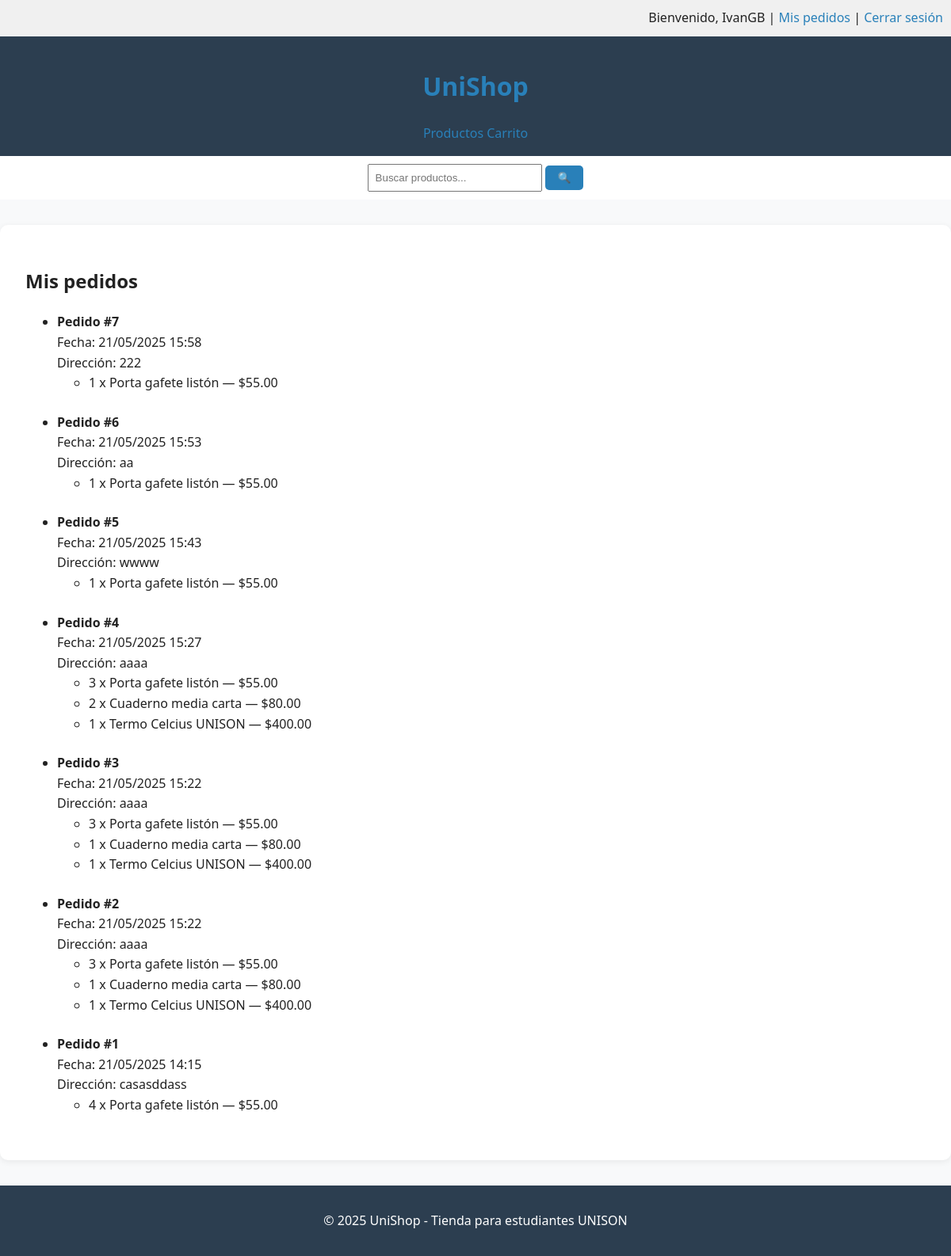
Screenshot of /micuenta/ (signed in) with the database file from the repository.
### core/models.py (models this page shows, shortened)
class Order(models.Model):
    user = models.ForeignKey(User, on_delete=models.CASCADE)
    address = models.TextField()
    date_created = models.DateTimeField(auto_now_add=True)

class OrderItem(models.Model):
    order = models.ForeignKey(Order, on_delete=models.CASCADE, related_name='items')
    product = models.ForeignKey(Product, on_delete=models.CASCADE)
    quantity = models.PositiveIntegerField()
    price = models.DecimalField(max_digits=10, decimal_places=2)

class Product(models.Model):
    nombre = models.CharField(max_length=100)
    descripcion = models.TextField()
    precio = models.DecimalField(max_digits=10, decimal_places=2)
    imagen = models.ImageField(upload_to='imagenes/', blank=True, null=True)
    detalles = models.TextField(blank=True, null=True)

### core/views.py (the view)
# urls.py: path('micuenta/', views.mi_cuenta_view, name='micuenta'),
@login_required
def mi_cuenta_view(request):
    orders = Order.objects.filter(user=request.user).order_by('-date_created')
    return render(request, 'micuenta.html', {'orders': orders})

### core/cart.py (called while the page is built)
    def __iter__(self):
        for product_id, item in self.cart.items():
            item['id'] = product_id
            item['total'] = Decimal(item['precio']) * item['quantity']
            yield item

### core/context_processors.py (called while the page is built)
def cart_context(request):
    cart = Cart(request)
    return {'cart_total_items': sum(item['quantity'] for item in cart)}

### templates/micuenta.html (shortened to what this page needs)
{% extends 'base.html' %}
{% block content %}
<h2>Mis pedidos</h2>
{% if orders %}
  <ul>
    {% for order in orders %}
      <li style="margin-bottom: 1.5rem;">
        <strong>Pedido #{{ order.id }}</strong><br>
        Fecha: {{ order.date_created|date:"d/m/Y H:i" }}<br>
        Dirección: {{ order.address }}<br>
        <ul>
          {% for item in order.items.all %}
            <li>{{ item.quantity }} x {{ item.product.nombre }} — ${{ item.price }}</li>
          {% endfor %}
        </ul>
      </li>
    {% endfor %}
  </ul>
{% else %}
  <p>No has realizado ningún pedido aún.</p>
{% endif %}
{% endblock %}

### templates/base.html (shortened to what this page needs)
{% load static %}
<!DOCTYPE html>
<html lang="es">
<head>
    <link rel="stylesheet" href="{% static 'css/style.css' %}">
</head>
<body>
<div style="background-color: #f0f0f0; padding: 10px; text-align: right;">
    {% if user.is_authenticated %}
        <span>Bienvenido, {{ user.username }}</span> |
        <a href="{% url 'micuenta' %}">Mis pedidos</a> |
        <a href="{% url 'logout' %}">Cerrar sesión</a>
    {% else %}
        <a href="{% url 'login' %}">Iniciar sesión</a> |
        <a href="{% url 'register' %}">Registrarse</a>
    {% endif %}
</div>
{% include 'partials/_header.html' %}
<div style="background-color: #ffffff; padding: 10px; text-align: center;">
  <form action="{% url 'product_list' %}" method="get">
    <input type="text" name="q" placeholder="Buscar productos..." value="{{ request.GET.q }}" style="padding: 8px; width: 200px;">
    <button type="submit">🔍</button>
  </form>
</div>
<main>
    {% block content %}{% endblock %}
</main>
{% include 'partials/_footer.html' %}
</body>
</html>

### static/css/style.css (style rules this page uses)
body { font-family: 'Segoe UI', Arial, sans-serif; background: #f8f9fa; color: #222; margin: 0; padding: 0; line-height: 1.6; font-size: 16px; -webkit-font-smoothing: antialiased; }
main { min-height: 60vh; padding: 2rem; background: #fff; border-radius: 10px; box-shadow: 0 2px 8px rgba(0,0,0,0.07); margin: 2rem 0; }
a { color: #2980b9; text-decoration: none; transition: color 0.3s ease; }
button, input[type="submit"] { background: #2980b9; color: #fff; border: none; padding: 0.5rem 1rem; border-radius: 5px; cursor: pointer; transition: background 0.3s ease; }

### rows the page displays
Order: id "7", date_created "21/05/2025 15:58", address "222"
OrderItem: quantity "1", product.nombre "Porta gafete listón", price "55.00"
Order: id "6", date_created "21/05/2025 15:53", address "aa"
OrderItem: quantity "1", product.nombre "Porta gafete listón", price "55.00"
Order: id "5", date_created "21/05/2025 15:43", address "wwww"
OrderItem: quantity "1", product.nombre "Porta gafete listón", price "55.00"
Order: id "4", date_created "21/05/2025 15:27", address "aaaa"
OrderItem: quantity "3", product.nombre "Porta gafete listón", price "55.00"
OrderItem: quantity "2", product.nombre "Cuaderno media carta", price "80.00"
OrderItem: quantity "1", product.nombre "Termo Celcius UNISON", price "400.00"
Order: id "3", date_created "21/05/2025 15:22", address "aaaa"
OrderItem: quantity "3", product.nombre "Porta gafete listón", price "55.00"
OrderItem: quantity "1", product.nombre "Cuaderno media carta", price "80.00"
OrderItem: quantity "1", product.nombre "Termo Celcius UNISON", price "400.00"
Order: id "2", date_created "21/05/2025 15:22", address "aaaa"
OrderItem: quantity "3", product.nombre "Porta gafete listón", price "55.00"
OrderItem: quantity "1", product.nombre "Cuaderno media carta", price "80.00"
OrderItem: quantity "1", product.nombre "Termo Celcius UNISON", price "400.00"
Order: id "1", date_created "21/05/2025 14:15", address "casasddass"
OrderItem: quantity "4", product.nombre "Porta gafete listón", price "55.00"

### other values shown
{{ user.username }} "IvanGB"
